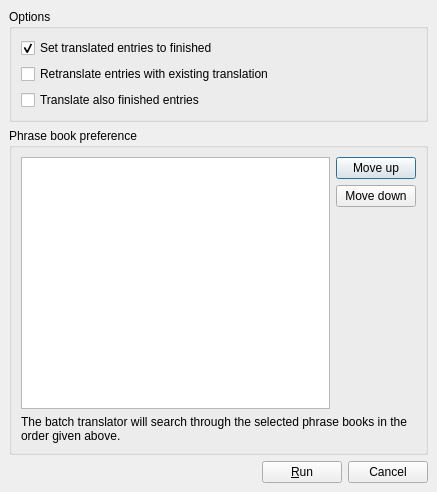
<?xml version="1.0" encoding="UTF-8"?>
<ui version="4.0">
 <comment>*********************************************************************
**
** Copyright (C) 2009 Nokia Corporation and/or its subsidiary(-ies).
** Contact: Qt Software Information (qt-info@nokia.com)
**
** This file is part of the Qt Linguist of the Qt Toolkit.
**
** $QT_BEGIN_LICENSE:LGPL$
** Commercial Usage
** Licensees holding valid Qt Commercial licenses may use this file in
** accordance with the Qt Commercial License Agreement provided with the
** Software or, alternatively, in accordance with the terms contained in
** a written agreement between you and Nokia.
**
** GNU Lesser General Public License Usage
** Alternatively, this file may be used under the terms of the GNU Lesser
** General Public License version 2.1 as published by the Free Software
** Foundation and appearing in the file LICENSE.LGPL included in the
** packaging of this file.  Please review the following information to
** ensure the GNU Lesser General Public License version 2.1 requirements
** will be met: http://www.gnu.org/licenses/old-licenses/lgpl-2.1.html.
**
** In addition, as a special exception, Nokia gives you certain
** additional rights. These rights are described in the Nokia Qt LGPL
** Exception version 1.0, included in the file LGPL_EXCEPTION.txt in this
** package.
**
** GNU General Public License Usage
** Alternatively, this file may be used under the terms of the GNU
** General Public License version 3.0 as published by the Free Software
** Foundation and appearing in the file LICENSE.GPL included in the
** packaging of this file.  Please review the following information to
** ensure the GNU General Public License version 3.0 requirements will be
** met: http://www.gnu.org/copyleft/gpl.html.
**
** If you are unsure which license is appropriate for your use, please
** contact the sales department at qt-sales@nokia.com.
** $QT_END_LICENSE$
**
*********************************************************************</comment>
 <class>BatchTranslationDialog</class>
 <widget class="QDialog" name="batchTranslationDialog">
  <property name="geometry">
   <rect>
    <x>0</x>
    <y>0</y>
    <width>437</width>
    <height>492</height>
   </rect>
  </property>
  <property name="windowTitle">
   <string>Qt Linguist - Batch Translation</string>
  </property>
  <layout class="QVBoxLayout">
   <property name="spacing">
    <number>6</number>
   </property>
   <property name="margin">
    <number>9</number>
   </property>
   <item>
    <widget class="QGroupBox" name="groupBox">
     <property name="sizePolicy">
      <sizepolicy hsizetype="Preferred" vsizetype="Maximum">
       <horstretch>0</horstretch>
       <verstretch>0</verstretch>
      </sizepolicy>
     </property>
     <property name="title">
      <string>Options</string>
     </property>
     <layout class="QVBoxLayout">
      <property name="spacing">
       <number>6</number>
      </property>
      <property name="margin">
       <number>9</number>
      </property>
      <item>
       <widget class="QCheckBox" name="ckMarkFinished">
        <property name="toolTip">
         <string/>
        </property>
        <property name="checked">
         <bool>true</bool>
        </property>
        <property name="text">
         <string>Set translated entries to finished</string>
        </property>
       </widget>
      </item>
      <item>
       <widget class="QCheckBox" name="ckTranslateTranslated">
        <property name="checked">
         <bool>false</bool>
        </property>
        <property name="text">
         <string>Retranslate entries with existing translation</string>
        </property>
       </widget>
      </item>
      <item>
       <widget class="QCheckBox" name="ckTranslateFinished">
        <property name="toolTip">
         <string>Note that the modified entries will be reset to unfinished if 'Set translated entries to finished' above is unchecked.</string>
        </property>
        <property name="text">
         <string>Translate also finished entries</string>
        </property>
       </widget>
      </item>
     </layout>
    </widget>
   </item>
   <item>
    <widget class="QGroupBox" name="groupBox_2">
     <property name="sizePolicy">
      <sizepolicy hsizetype="Preferred" vsizetype="Minimum">
       <horstretch>0</horstretch>
       <verstretch>0</verstretch>
      </sizepolicy>
     </property>
     <property name="title">
      <string>Phrase book preference</string>
     </property>
     <layout class="QVBoxLayout">
      <property name="spacing">
       <number>6</number>
      </property>
      <property name="margin">
       <number>9</number>
      </property>
      <item>
       <layout class="QHBoxLayout">
        <property name="spacing">
         <number>6</number>
        </property>
        <property name="margin">
         <number>0</number>
        </property>
        <item>
         <widget class="QListView" name="phrasebookList">
          <property name="uniformItemSizes">
           <bool>true</bool>
          </property>
         </widget>
        </item>
        <item>
         <layout class="QVBoxLayout">
          <property name="spacing">
           <number>6</number>
          </property>
          <property name="margin">
           <number>0</number>
          </property>
          <item>
           <widget class="QPushButton" name="moveUpButton">
            <property name="text">
             <string>Move up</string>
            </property>
           </widget>
          </item>
          <item>
           <widget class="QPushButton" name="moveDownButton">
            <property name="text">
             <string>Move down</string>
            </property>
           </widget>
          </item>
          <item>
           <spacer>
            <property name="orientation">
             <enum>Qt::Vertical</enum>
            </property>
            <property name="sizeHint" stdset="0">
             <size>
              <width>20</width>
              <height>40</height>
             </size>
            </property>
           </spacer>
          </item>
         </layout>
        </item>
       </layout>
      </item>
      <item>
       <widget class="QLabel" name="label">
        <property name="text">
         <string>The batch translator will search through the selected phrase books in the order given above.</string>
        </property>
        <property name="wordWrap">
         <bool>true</bool>
        </property>
       </widget>
      </item>
     </layout>
    </widget>
   </item>
   <item>
    <layout class="QHBoxLayout">
     <property name="spacing">
      <number>6</number>
     </property>
     <property name="margin">
      <number>0</number>
     </property>
     <item>
      <spacer>
       <property name="orientation">
        <enum>Qt::Horizontal</enum>
       </property>
       <property name="sizeHint" stdset="0">
        <size>
         <width>40</width>
         <height>20</height>
        </size>
       </property>
      </spacer>
     </item>
     <item>
      <widget class="QPushButton" name="runButton">
       <property name="text">
        <string>&amp;Run</string>
       </property>
      </widget>
     </item>
     <item>
      <widget class="QPushButton" name="cancelButton">
       <property name="text">
        <string>Cancel</string>
       </property>
      </widget>
     </item>
    </layout>
   </item>
  </layout>
 </widget>
 <resources/>
 <connections>
  <connection>
   <sender>cancelButton</sender>
   <signal>clicked()</signal>
   <receiver>batchTranslationDialog</receiver>
   <slot>reject()</slot>
   <hints>
    <hint type="sourcelabel">
     <x>388</x>
     <y>461</y>
    </hint>
    <hint type="destinationlabel">
     <x>188</x>
     <y>465</y>
    </hint>
   </hints>
  </connection>
 </connections>
</ui>
